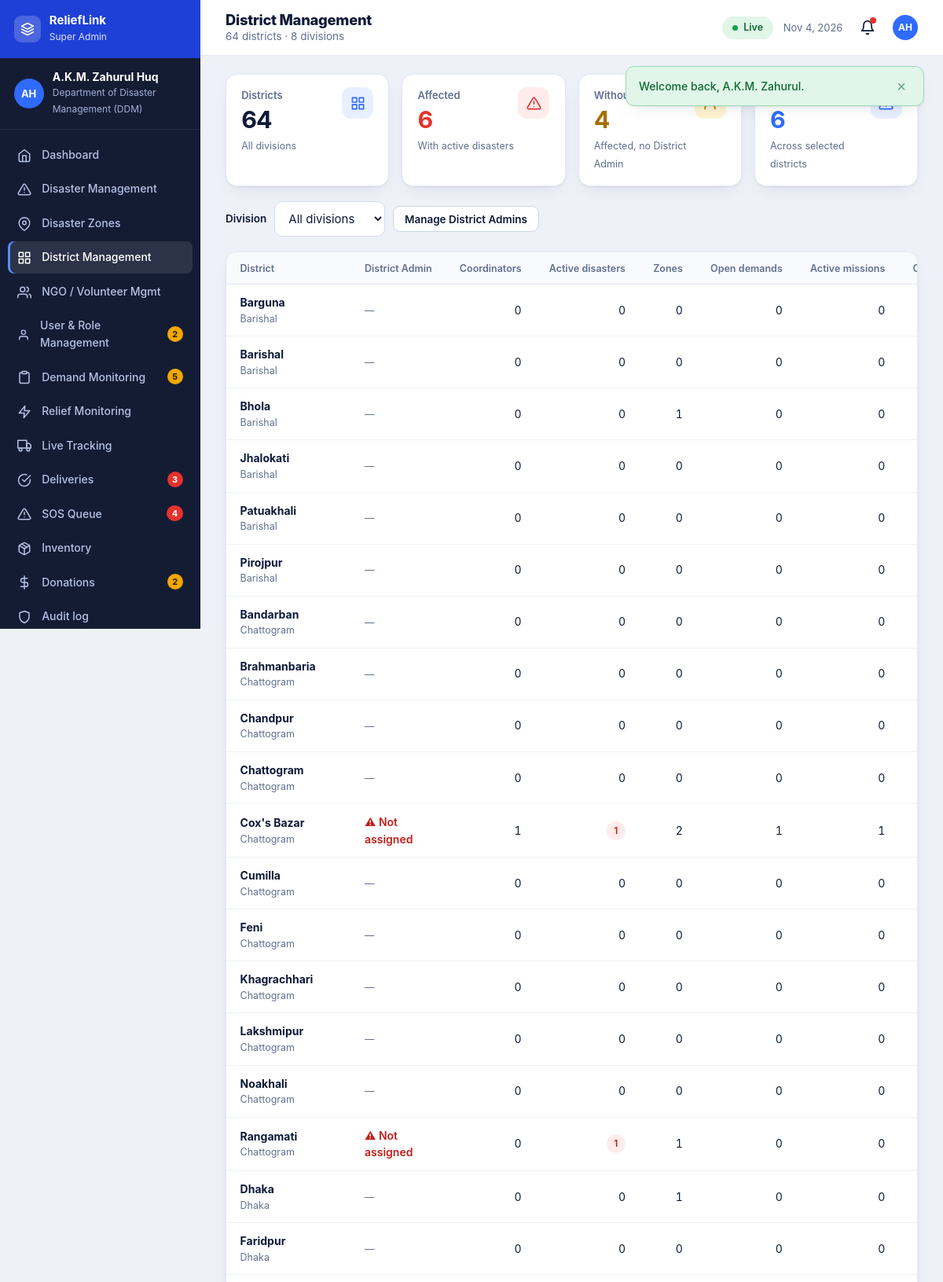
The page /dashboard/districts.php (signed in, upper part) on the database its author committed.
### tables this page shows
CREATE TABLE users (
  id INT AUTO_INCREMENT PRIMARY KEY, first_name VARCHAR(60) NOT NULL, last_name VARCHAR(60) NOT NULL,
  email VARCHAR(150) NOT NULL UNIQUE, phone VARCHAR(15) NOT NULL UNIQUE, password_hash VARCHAR(255) NOT NULL,
  role ENUM('super_admin','district_admin','ngo','coordinator','audit') NOT NULL,
  district_id INT NULL, zone_id INT NULL, organization VARCHAR(150) NULL,
  status ENUM('pending','active','suspended') NOT NULL DEFAULT 'pending',
  settings TEXT NULL, last_login DATETIME NULL, created_at DATETIME NOT NULL DEFAULT CURRENT_TIMESTAMP,
  FOREIGN KEY (district_id) REFERENCES districts(id) ON DELETE SET NULL, INDEX (role, status)
);

CREATE TABLE districts (
  id INT AUTO_INCREMENT PRIMARY KEY, name VARCHAR(60) NOT NULL UNIQUE, division VARCHAR(40) NOT NULL,
  lat DECIMAL(8,5) NOT NULL, lng DECIMAL(8,5) NOT NULL, INDEX (division)
);

### includes/bootstrap.php (called while the page is built, shortened)
<?php
function base_path(): string {
    static $b = null;
    if ($b !== null) return $b;
    $root = str_replace('\\', '/', (string)realpath(__DIR__ . '/..'));
    $doc  = str_replace('\\', '/', (string)realpath($_SERVER['DOCUMENT_ROOT'] ?? ''));
    if ($doc !== '' && strpos($root, $doc) === 0) return $b = rtrim(substr($root, strlen($doc)), '/');
    $dir = str_replace('\\', '/', dirname($_SERVER['SCRIPT_NAME'] ?? ''));
    $dir = preg_replace('#/(dashboard|api)$#', '', $dir);
    return $b = rtrim($dir === '/' ? '' : $dir, '/');
}
function url(string $path = ''): string { return base_path() . '/' . ltrim($path, '/'); }
function e($v): string { return htmlspecialchars((string)$v, ENT_QUOTES | ENT_SUBSTITUTE, 'UTF-8'); }
function db(): PDO {
    static $pdo = null;
    if ($pdo) return $pdo;
    try {
        $pdo = new PDO('mysql:host=' . DB_HOST . ';dbname=' . DB_NAME . ';charset=utf8mb4', DB_USER, DB_PASS, [
            PDO::ATTR_ERRMODE => PDO::ERRMODE_EXCEPTION,
            PDO::ATTR_DEFAULT_FETCH_MODE => PDO::FETCH_ASSOC,
            PDO::ATTR_EMULATE_PREPARES => false,
        ]);
        $pdo->exec("SET time_zone = '+06:00'");
    } catch (PDOException $ex) {
        http_response_code(500);
        exit('<h1>Database connection failed</h1><p>Import <code>database/schema.sql</code> and check <code>config/config.php</code>.</p>');
    }
    return $pdo;
}
function q(string $sql, array $p = []): PDOStatement {
    $st = db()->prepare($sql);
    foreach (array_values($p) as $i => $v) {
        $st->bindValue($i + 1, $v, $v === null ? PDO::PARAM_NULL : (is_int($v) ? PDO::PARAM_INT : PDO::PARAM_STR));
    }
    $st->execute();
    return $st;
}
function rows(string $sql, array $p = []): array { return q($sql, $p)->fetchAll(); }
function row(string $sql, array $p = []): ?array { $r = q($sql, $p)->fetch(); return $r ?: null; }
function val(string $sql, array $p = []) { $r = q($sql, $p)->fetch(PDO::FETCH_NUM); return $r ? $r[0] : null; }
function csrf_token(): string {
    return $_SESSION['csrf'];
}
function user(): ?array {
    static $u = false;
    if ($u !== false) return $u;
    $u = null;
    if (!empty($_SESSION['uid'])) {
        $u = row('SELECT u.*, d.name AS district_name FROM users u LEFT JOIN districts d ON d.id=u.district_id WHERE u.id=?', [(int)$_SESSION['uid']]);
    }
    return $u;
}
function require_role(array $roles): array {
    $u = user();
    return $u;
}
function user_settings(?string $json): array {
    $d = ['alert_sos' => 1, 'alert_mission' => 1, 'alert_demand' => 1, 'alert_system' => 1, 'email' => 1, 'sms' => 1, 'offline' => 1, 'autosync' => 1, 'datasaver' => 0];
    $j = $json ? json_decode($json, true) : null;
    return is_array($j) ? array_merge($d, array_map('intval', $j)) : $d;
}

### dashboard/districts.php (the view)
<?php
require __DIR__ . '/../includes/bootstrap.php';
require __DIR__ . '/../includes/layout.php';
$u = require_role(['super_admin']);
$div = $_GET['division'] ?? ''; $divs = array_column(rows('SELECT DISTINCT division FROM districts ORDER BY division'), 'division');
if (!in_array($div, $divs, true)) $div = '';
$list = rows("SELECT di.*,
 (SELECT GROUP_CONCAT(CONCAT(a.first_name,' ',a.last_name) SEPARATOR ', ') FROM users a WHERE a.role='district_admin' AND a.district_id=di.id AND a.status='active') admin,
 (SELECT COUNT(*) FROM users c WHERE c.role='coordinator' AND c.district_id=di.id AND c.status='active') coords,
 (SELECT COUNT(*) FROM disasters d WHERE d.district_id=di.id AND d.status='active') dis,
 (SELECT COUNT(*) FROM zones z WHERE z.district_id=di.id) zones,
 (SELECT COUNT(*) FROM demands x WHERE x.district_id=di.id AND x.status IN ('pending','matched','dispatched')) dem,
 (SELECT COUNT(*) FROM relief_missions m JOIN disasters d ON d.id=m.disaster_id WHERE d.district_id=di.id AND m.status IN ('accepted','in_transit','arrived')) mis,
 (SELECT COUNT(*) FROM sos_requests s WHERE s.district_id=di.id AND s.status<>'resolved') sos
 FROM districts di" . ($div ? ' WHERE di.division=?' : '') . " ORDER BY di.division, di.name", $div ? [$div] : []);
$noAdmin = count(array_filter($list, fn($d) => !$d['admin'] && $d['dis'] > 0));
dash_head('District Management', 'districts', '64 districts · 8 divisions');
?>
<div class="kpis"><?= kpi('', 'Districts', count($list), $div ?: 'All divisions', 'grid', 'b') . kpi('red', 'Affected', count(array_filter($list, fn($d) => $d['dis'] > 0)), 'With active disasters', 'alert', 'r') . kpi('amber', 'Without an admin', $noAdmin, 'Affected, no District Admin', 'user', 'a') . kpi('blue', 'Open SOS', array_sum(array_column($list, 'sos')), 'Across selected districts', 'alert', 'b') ?></div>
<form class="toolbar" method="get"><label for="division" style="font-weight:600;font-size:13.5px">Division</label><select id="division" name="division" onchange="this.form.submit()"><option value="">All divisions</option><?php foreach ($divs as $d): ?><option <?= $div === $d ? 'selected' : '' ?>><?= e($d) ?></option><?php endforeach; ?></select><a class="btn btn-outline btn-sm" href="<?= url('dashboard/users.php') ?>">Manage District Admins</a></form>
<section class="panel"><table class="tbl"><thead><tr><th>District</th><th>District Admin</th><th class="num">Coordinators</th><th class="num">Active disasters</th><th class="num">Zones</th><th class="num">Open demands</th><th class="num">Active missions</th><th class="num">Open SOS</th></tr></thead><tbody>
<?php foreach ($list as $d): ?><tr><td><b><?= e($d['name']) ?></b><small><?= e($d['division']) ?></small></td><td><?= $d['admin'] ? e($d['admin']) : ($d['dis'] ? '<span style="color:var(--red-d);font-weight:600">⚠ Not assigned</span>' : '<small>—</small>') ?></td>
  <td class="num"><?= (int)$d['coords'] ?></td><td class="num"><?= $d['dis'] ? '<span class="badge b-red">' . (int)$d['dis'] . '</span>' : '0' ?></td><td class="num"><?= (int)$d['zones'] ?></td><td class="num"><?= (int)$d['dem'] ?></td><td class="num"><?= (int)$d['mis'] ?></td><td class="num"><?= $d['sos'] ? '<span class="badge b-amber">' . (int)$d['sos'] . '</span>' : '0' ?></td></tr><?php endforeach; ?></tbody></table></section>
<?php dash_foot();

### includes/layout.php (shortened to what this page needs)
<?php
function head(string $title, string $bodyClass = ''): void {
    $u = user(); $st = $u ? user_settings($u['settings'] ?? null) : [];
    echo '<!doctype html><html lang="en"><head><meta charset="utf-8"><meta name="viewport" content="width=1280">'
       . '<title>' . e($title) . ' · ' . e(APP_NAME) . '</title>'
       . '<link rel="icon">'
       . '<link rel="stylesheet" href="' . e(url('assets/css/style.css')) . '"></head>'
       . '<body class="' . e($bodyClass) . ($st && !empty($st['datasaver']) ? ' data-saver' : '') . '" data-base="' . e(base_path()) . '" data-csrf="' . e(csrf_token()) . '"'
       . ($u ? ' data-offline="' . (int)$st['offline'] . '" data-autosync="' . (int)$st['autosync'] . '" data-datasaver="' . (int)$st['datasaver'] . '" data-uid="' . (int)$u['id'] . '"' : '') . '>';
    if (!empty($_SESSION['flash'])) {
        echo '<div class="flash-wrap" role="status">';
        foreach ($_SESSION['flash'] as [$t, $m]) echo '<div class="flash ' . e($t) . '"><span>' . e($m) . '</span><button type="button" aria-label="Dismiss" data-dismiss>×</button></div>';
        echo '</div>';
    }
}
function icon(string $n): string {
    return '<svg viewBox="0 0 24 24" aria-hidden="true">' . ($p[$n] ?? $p['grid']) . '</svg>';
}
function kpi(string $tone, string $label, $value, string $sub, string $icon, string $ic = 'b'): string {
    return '<div class="kpi ' . e($tone) . '"><div><small>' . e($label) . '</small><b>' . (is_int($value) ? number_format($value) : e((string)$value)) . '</b><span>' . e($sub) . '</span></div><span class="ic ' . e($ic) . '">' . icon($icon) . '</span></div>';
}
function dash_nav(string $role): array {
    $common = [['notifications', 'Notifications', 'bell'], ['profile', 'My Profile', 'user'], ['settings', 'Settings', 'sliders'], ['help', 'Help & Emergency Info', 'help']];
    $own = match ($role) {
        'super_admin' => [['index', 'Dashboard', 'home'], ['disasters', 'Disaster Management', 'alert'], ['zones', 'Disaster Zones', 'pin'], ['districts', 'District Management', 'grid'], ['ngos', 'NGO / Volunteer Mgmt', 'users'], ['users', 'User & Role Management', 'user'],
            ['demands', 'Demand Monitoring', 'clipboard'], ['missions', 'Relief Monitoring', 'zap'], ['tracking', 'Live Tracking', 'truck'], ['deliveries', 'Deliveries', 'check'], ['sos', 'SOS Queue', 'alert'], ['inventory', 'Inventory', 'box'], ['donations', 'Donations', 'dollar'], ['audit', 'Audit log', 'shield']],
        'district_admin' => [['index', 'Dashboard', 'home'], ['disasters', 'Disasters', 'alert'], ['zones', 'Disaster Zones', 'pin'], ['demands', 'Demand Management', 'clipboard'], ['ngos', 'NGO Coordination', 'users'], ['missions', 'Relief Dispatch', 'zap'], ['tracking', 'Live Tracking', 'truck'], ['sos', 'SOS Monitoring', 'alert'], ['analytics', 'District Analytics', 'chart']],
        'ngo' => [['index', 'Dashboard', 'home'], ['inventory', 'Inventory Management', 'box'], ['available', 'Available Demands', 'clipboard'], ['missions', 'My Missions', 'zap'], ['dispatch', 'Dispatch Relief', 'alert'], ['tracking', 'Live Tracking', 'pin'], ['team', 'Team Management', 'users'], ['vehicles', 'Vehicle Management', 'truck'], ['confirm', 'Delivery Confirmation', 'check']],
        'coordinator' => [['index', 'Dashboard', 'home'], ['demand-new', 'Submit Demand', 'plus'], ['demands', 'Demand History', 'clipboard'], ['missions', 'Active Missions', 'zap'], ['sos', 'Emergency SOS', 'alert'], ['confirm', 'Delivery Confirmation', 'check'], ['sync', 'Offline & Sync', 'sync']],
        default => [['index', 'Audit Dashboard', 'home'], ['deliveries', 'Pending Verification', 'clipboard'], ['history', 'Audit History', 'clock'], ['report', 'Audit Report', 'file'], ['donations', 'Donations', 'dollar'], ['audit', 'Audit log', 'shield']],
    };
    return array_merge($own, $common);
}
function district_scope(array $u, string $col): array {
    return in_array($u['role'], ['district_admin', 'coordinator'], true) && $u['district_id'] ? [" AND $col = ?", [(int)$u['district_id']]] : ['', []];
}
function dash_counts(array $u): array {
    $c = []; $r = $u['role'];
    [$dsd, $dpd] = district_scope($u, 'district_id');
    if (in_array($r, ['super_admin', 'district_admin'], true)) $c['demands'] = [(int)val("SELECT COUNT(*) FROM demands WHERE status='pending'$dsd", $dpd), 'amber'];
    if (in_array($r, ['super_admin', 'district_admin'], true)) $c['sos'] = (int)val("SELECT COUNT(*) FROM sos_requests WHERE status='new'$dsd", $dpd);
    if (in_array($r, ['super_admin', 'audit'], true)) { $c['deliveries'] = (int)val("SELECT COUNT(*) FROM deliveries WHERE status='pending'"); $c['donations'] = [(int)val("SELECT COUNT(*) FROM donations WHERE status='pending'"), 'amber']; }
    if ($r === 'super_admin') $c['users'] = [(int)val("SELECT COUNT(*) FROM users WHERE status='pending'"), 'amber'];
    $c['notifications'] = (int)val('SELECT COUNT(*) FROM notifications WHERE user_id=? AND is_read=0', [(int)$u['id']]);
    return $c;
}
function dash_head(string $title, string $active, string $sub = ''): void {
    $u = user();
    head($title, 'dash-page role-' . ($u['role'] ?? ''));
    $counts = dash_counts($u);
    $ini = mb_substr($u['first_name'], 0, 1) . mb_substr($u['last_name'], 0, 1);
    echo '<div class="dash"><aside class="side"><div class="side-head"><span class="mark">' . icon('layers') . '</span><div><b>ReliefLink</b><small>' . e(ROLES[$u['role']][0]) . '</small></div></div>'
       . '<div class="who"><span class="av">' . e($ini) . '</span><div><b>' . e($u['first_name'] . ' ' . $u['last_name']) . '</b><small>' . e($u['organization'] ?: ($u['district_name'] ?: 'National')) . '</small></div></div><nav aria-label="Dashboard">';
    foreach (dash_nav($u['role']) as [$k, $label, $ic]) {
        $n = $counts[$k] ?? 0; $tone = 'red'; if (is_array($n)) { [$n, $tone] = $n; }
        echo '<a href="' . e(url('dashboard/' . ($k === 'index' ? '' : $k . '.php'))) . '"' . ($active === $k ? ' class="on" aria-current="page"' : '') . '><span class="ni">' . icon($ic) . '</span>' . e($label)
           . ($n ? '<em class="' . $tone . '">' . $n . '</em>' : '') . ($k === 'sync' ? '<em class="amber" data-sync-badge hidden></em>' : '') . '</a>';
    }
    echo '</nav><div class="side-foot"><a href="' . e(url('')) . '">' . icon('external') . 'Public Site</a><a href="' . e(url('logout.php')) . '">' . icon('logout') . 'Sign Out</a></div></aside>'
       . '<div class="main"><header class="top"><div><h1>' . e($title) . '</h1>' . ($sub ? '<p>' . e($sub) . '</p>' : '') . '</div>'
       . '<div class="top-r"><span class="net-pill" data-net><i></i><span>Live</span></span><span class="date-pill">' . date('M j, Y') . '</span><a class="bell" href="' . e(url('dashboard/notifications.php')) . '" title="Notifications" aria-label="Notifications">' . icon('bell') . (($counts['notifications'] ?? 0) ? '<em></em>' : '') . '</a><span class="av sm">' . e($ini) . '</span></div></header><main class="content">';
}
function dash_foot(): void {
    echo '</main></div></div><script src="' . e(url('assets/js/map.js')) . '"></script><script src="' . e(url('assets/js/charts.js')) . '"></script><script src="' . e(url('assets/js/main.js')) . '"></script></body></html>';
}

### rows shown on the page
users: role "Super Admin", ini "AH", first_name+last_name "A.K.M. Zahurul Huq", organization "Department of Disaster Management (DDM)"
districts: name "Barguna", division "Barishal", coords "0", zones "0", dem "0", mis "0"
districts: name "Barishal", division "Barishal", coords "0", zones "0", dem "0", mis "0"
districts: name "Bhola", division "Barishal", coords "0", zones "1", dem "0", mis "0"
districts: name "Jhalokati", division "Barishal", coords "0", zones "0", dem "0", mis "0"
districts: name "Patuakhali", division "Barishal", coords "0", zones "0", dem "0", mis "0"
districts: name "Pirojpur", division "Barishal", coords "0", zones "0", dem "0", mis "0"
districts: name "Bandarban", division "Chattogram", coords "0", zones "0", dem "0", mis "0"
districts: name "Brahmanbaria", division "Chattogram", coords "0", zones "0", dem "0", mis "0"
districts: name "Chandpur", division "Chattogram", coords "0", zones "0", dem "0", mis "0"
districts: name "Chattogram", division "Chattogram", coords "0", zones "0", dem "0", mis "0"
districts: name "Cox's Bazar", division "Chattogram", shows "⚠ Not assigned", coords "1", dis "1", zones "2", dem "1", mis "1"
districts: name "Cumilla", division "Chattogram", coords "0", zones "0", dem "0", mis "0"
districts: name "Feni", division "Chattogram", coords "0", zones "0", dem "0", mis "0"
districts: name "Khagrachhari", division "Chattogram", coords "0", zones "0", dem "0", mis "0"
districts: name "Lakshmipur", division "Chattogram", coords "0", zones "0", dem "0", mis "0"
districts: name "Noakhali", division "Chattogram", coords "0", zones "0", dem "0", mis "0"
districts: name "Rangamati", division "Chattogram", shows "⚠ Not assigned", coords "0", dis "1", zones "1", dem "0", mis "0"
districts: name "Dhaka", division "Dhaka", coords "0", zones "1", dem "0", mis "0"
districts: name "Faridpur", division "Dhaka", coords "0", zones "0", dem "0", mis "0"

### other values the page prints
$m "Welcome back, A.K.M. Zahurul."
$label "Dashboard"
$label "Disaster Management"
$label "Disaster Zones"
$label "District Management"
$label "NGO / Volunteer Mgmt"
$label "User & Role Management"
$n "2"
$label "Demand Monitoring"
$n "5"
$label "Relief Monitoring"
$label "Live Tracking"
$label "Deliveries"
$n "3"
$label "SOS Queue"
